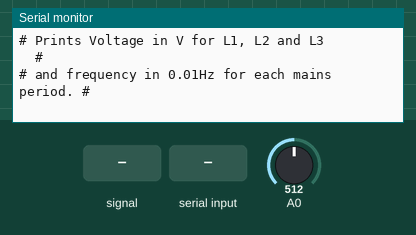
Bench run of a sketch on a simulated Arduino Uno, built with avr-gcc and run on an emulated ATmega328P. Parts: the last lines printed to the serial monitor. The test bench sets the inputs (shaded band); at power-on: A0 = 512. Random numbers use the default seed unless the sketch sets one.

Above: at 1.2 s.
1.3 s: A0 fed a 200 Hz sine of ±81 counts around its level
At 1.9 s:
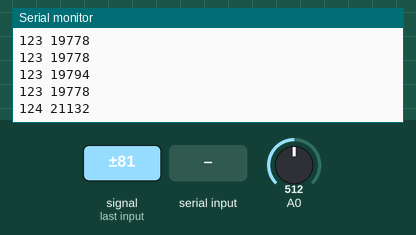
2.8 s: "p\n" received over Serial
4.3 s: A0 set to 716
At 5.7 s:
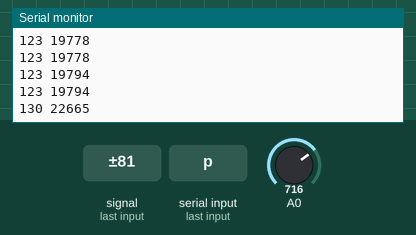
Timing chart, 0 to 7.3 s (numbered marks = the images above; inputs shaded):
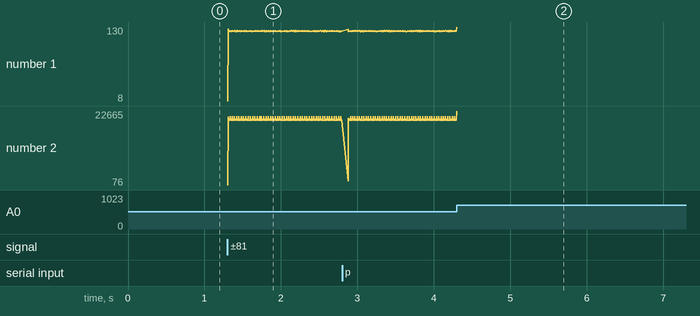

The sketch:

powergrid-monitor-firmware.ino
```cpp
#include "app.h"

App app;

void setup(){
    app.setup();
}

void loop(){
    app.loop();
}
```

app.cpp
```cpp
#include "app.h"
#include "screen.h"
#include "histogram.h"
#include <Arduino.h>


// Zeitintervalle für separate Histogramme:
// aktuelle stunde
// letzte Stunde
// vorletzte Stunde
// aktueller Tag
// letzter Tag
// vorletzter Tag
// aktuelle Woche
// letzte Woche
// vorletzte Woche

//              h00    h01    h02    h10     h11     h12     h20      h2      h22
char kopf1 = "aktuel letzte vorlet  aktuel  letzt.  vorlet  aktuel   letzte   vorlet   ";
char kopf2 = "Stunde Stunde Stunde  Tag     Tag     Tag     Woche    Woche    Woche    ";


Screen screen;

void App::setup(){
    Serial.begin(115200);

    Serial.println("# Power Grid Monitor                             #");
    Serial.println("# Prints Voltage in V for L1, L2 and L3          #");
    Serial.println("# and frequency in 0.01Hz for each mains period. #");

}

void App::loop(){
    static int64_t quadSum = 0;
    static int16_t sumCount = 0;
    static uint32_t microsStart = 0;
    int16_t x;
    int32_t rms;
    int32_t freq; // in 0.01 Hz

    //x = testSignal();
    x = ((analogRead(A0)-512)*3*229ll)/290;
    // TODO: estimate DC-offset

    static enum Halbwelle{Positiv, Negativ}halbWelle = Positiv;
    static Halbwelle lastHW = Positiv;

    if(halbWelle == Positiv && x < -100){
        halbWelle = Negativ;
    }
    if(halbWelle == Negativ && x > 100){
        halbWelle = Positiv;
    }

    if(lastHW == Negativ && halbWelle == Positiv){
        uint32_t microsEnd = micros();
        uint32_t dt = microsEnd - microsStart;
        microsStart = microsEnd;

        rms = sqrt(quadSum/sumCount);
        Serial.print(rms);
        Serial.print(" ");
        Serial.println(uint16_t(100000000ull/dt));
//        Serial.print(" ");
//        Serial.println(sumCount);

        quadSum = 0;
        sumCount = 0;
    }


    lastHW = halbWelle;

    quadSum += int64_t(x)*x;
    sumCount++;

    if(Serial.available()){
        if(Serial.read() == 'p'){
            screen.clear();
            Serial.println("------");
            screen.writeToSerial();
            Serial.println("------");
        }
    }
}

int32_t App::iSqrt(int64_t y)
{
    // initial underestimate, L <= isqrt(y)
    int64_t L = 0;

    while( (L + 1) * (L + 1) <= y )
        L = L + 1;

    return L;
}

// Sinussignal mit ca. 650 Abtastwerte pro Periode
// Amplitude: 325
// Rauschen: 5
int16_t App::testSignal(){
    static int16_t x=3250;
    static int16_t y=0;

    y = y+(x/100);
    x = x-(y/100);

    return (x + (rand()%201-100))/10;
}
```

app.h
```cpp
#ifndef APP_H
#define APP_H
#include <stdint.h>

class App
{
public:
    void setup();
    void loop();
    int32_t iSqrt(int64_t x);
    int16_t testSignal();
};

#endif // APP_H
```

histogram.cpp
```cpp
#include "histogram.h"
#include "screen.h"
#include "stdlib.h"
#include <Arduino.h>

Histogram::Histogram(int32_t min, int32_t delta, int32_t count)
    :binMin(min), binDelta(delta), binCount(count), totalElements(0)
{
    clear();
}

void Histogram::clear()
{
    for(uint8_t b=0; b < binCount; b++){
        bins[b]=0;
    }
    totalElements = 0;
}

void Histogram::addHistogram(Histogram *hist)
{
    if(totalElements >= MaxTotalElements){
        if(nextHistoram != nullptr){
            nextHistoram->addHistogram(this);
        }
        clear();
    }

    for(uint8_t b=0; b < binCount; b++){
        bins[b] += hist->bins[b];
    }
}

void Histogram::add(int32_t value)
{
    if(totalElements >= MaxTotalElements){
        if(nextHistoram != nullptr){
            nextHistoram->addHistogram(this);
        }
        clear();
    }

    int32_t index = (value-binMin)/binDelta;
    if(index < 0){
        bins[0]++;
    }else if(index > binCount){
        bins[binCount-1]++;
    }else{
        bins[index]++;
    }
    totalElements++;
}

void Histogram::printHeader(Screen *screen, uint8_t x, uint8_t y)
{
    char str[10];
    for(uint8_t line=0; line < binCount; line++){
        ltoa(binMin + line*binDelta, str, 10);
        screen->setCursor(x, y+line);
        screen->print(str);
    }
}

void Histogram::printData(Screen *screen, uint8_t x, uint8_t y)
{
    char str[10];
    for(uint8_t line=0; line < binCount; line++){
        ltoa(bins[line], str, 10);
        screen->setCursor(x, y+line);
        screen->print(str);
    }
}

void Histogram::linkHistogram(int32_t maxTotalElements1, Histogram *hist2)
{
    nextHistoram = hist2;
    MaxTotalElements = maxTotalElements1;
}
```

histogram.h
```cpp
#ifndef HISTOGRAM_H
#define HISTOGRAM_H

#include <stdint.h>

class Screen;

class Histogram
{
public:
    Histogram(int32_t binMin, int32_t binDelta, int32_t binCount);
    void clear();
    void addHistogram(Histogram* hist);
    void add(int32_t value);
    void printHeader(Screen* screen, uint8_t x, uint8_t y);
    void printData(Screen *screen, uint8_t x, uint8_t y);
    void linkHistogram(int32_t maxTotalElements1, Histogram* hist2);

    int32_t binMin;
    int32_t binDelta;
    int32_t binCount;
    static const int32_t MaxCount = 100;
    uint32_t bins[MaxCount];
    uint32_t totalElements;

    uint32_t MaxTotalElements;
    Histogram* nextHistoram;
};


#endif // HISTOGRAM_H
```

screen.cpp
```cpp
#include "screen.h"
#include <string.h>
#include <Arduino.h>

Screen::Screen()
{
    cursorX = 0;
    cursorY = 0;
}

void Screen::clear()
{
    for(uint32_t i=0; i<Width*Height; i++){
        data[i] = ' ';
    }
}

void Screen::print(char *str)
{
    int len = strlen(str);
    uint32_t iStart = cursorY*Width + cursorX;
    uint32_t iStop = iStart + len - 1;
    if(iStart > Width * Height){
        return;
    }

    for(int i = 0; i<len && cursorY < Height; i++){
        if(str[i] != '\n'){
            data[cursorY*Width + cursorX] = str[i];
            cursorX++;

        }else{
            cursorY++;
        }
    }
}

void Screen::setCursor(uint8_t x, uint8_t y)
{
    cursorX = x;
    cursorY = y;
}

void Screen::writeToSerial()
{
    for(uint8_t y=0; y<Height; y++){
        for(uint8_t x=0; x<Width; x++){
            char c = data[y*Width + x];
            if(c == 0){
                c = ' ';
            }
            Serial.write(c);
        }
        Serial.write('\n');
    }
}

void Screen::wrapCursor()
{
    cursorY += cursorX/Width;
    cursorX = cursorX%Width;
}
```

screen.h
```cpp
#ifndef SCREEN_H
#define SCREEN_H

#include <stdint.h>

class Screen
{
public:
    Screen();
    void clear();
    void print(char* str);
    void setCursor(uint8_t x, uint8_t y);
    void writeToSerial();

private:
    void wrapCursor();


public:
    static const uint8_t Width = 30;
    static const uint8_t Height = 30;

    char data[Width*Height] = {0};
    uint8_t cursorX;
    uint8_t cursorY;
};

#endif // SCREEN_H
```

Measured:
- after the input at 1.3 s, the serial monitor: prints a new line at once (image 1)
- after the input at 4.3 s, the serial monitor: prints a new line at once (image 2)
- plotted number 1: 123 → 130 after the input at 4.3 s
- plotted number 2: 19794 → 22665 after the input at 4.3 s
